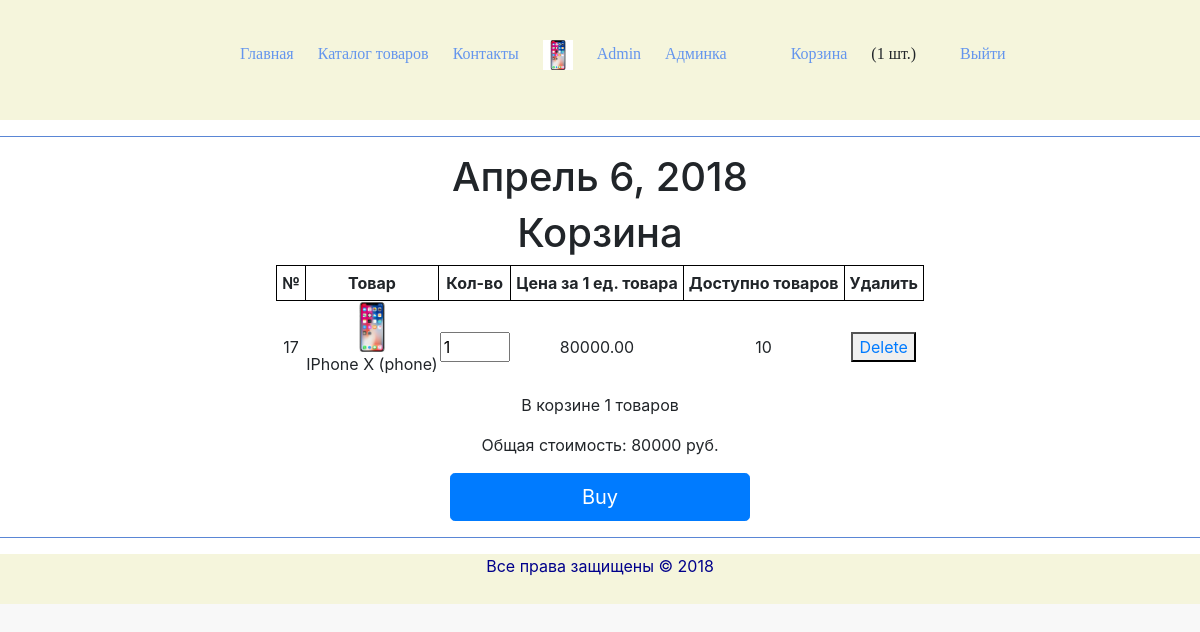
Page /basket/ (signed in) on the earlier database version.
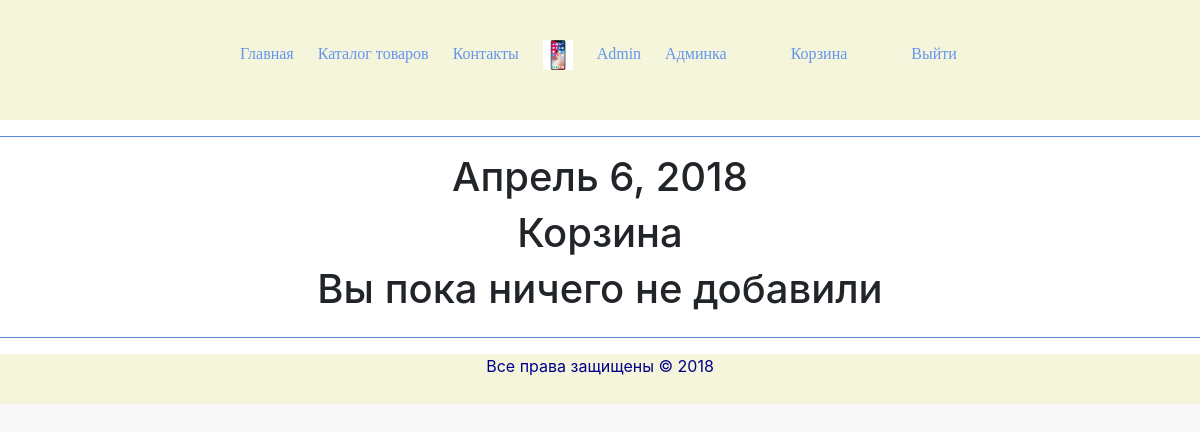
Same page on the later database version.
### basketapp/models.py (models this page shows)
class Basket(models.Model):
    user = models.ForeignKey(settings.AUTH_USER_MODEL, related_name='basket', on_delete=models.CASCADE)
    product = models.ForeignKey(Product, on_delete=models.CASCADE)
    quantity = models.PositiveIntegerField(verbose_name='Количество', default=0)
    add_datetime = models.DateTimeField(verbose_name='Время добавления', auto_now_add=True)
    def _get_product_cost(self):
        return self.product.price * self.quantity
    product_cost = property(_get_product_cost)
    def _get_total_quantity(self):
        _items = self.user.basket.all()
        _total_quantity = sum(list(map(lambda x: x.quantity, _items)))
        return _total_quantity
    total_quantity = property(_get_total_quantity)
    def _get_total_cost(self):
        _items = self.user.basket.all()
        _total_cost = sum(list(map(lambda x: x.product_cost, _items)))
        return _total_cost
    total_cost = property(_get_total_cost)

### authapp/models.py (models this page shows)
class ShopUser(AbstractUser):
    avatar = models.ImageField(upload_to='users_avatars', blank=True)
    age = models.PositiveIntegerField(verbose_name='Возраст')

### mainapp/models.py (models this page shows, shortened)
class Product(models.Model):
    category = models.ForeignKey(ProductCategory,
                                 on_delete=models.CASCADE)
    name = models.CharField(verbose_name='Имя продукта',
                            max_length=128)
    image = models.ImageField(upload_to='products_images', blank=True)
    short_desc = models.CharField(verbose_name='Краткое описание продукта',
                                  max_length=60, blank=True)
    description = models.TextField(verbose_name='Описание продукта', blank=True)
    price = models.DecimalField(
        verbose_name='Цена продукта',
        max_digits=8,
        decimal_places=2,
        default=0
    )
    quantity = models.PositiveIntegerField(
        verbose_name='Количество на складе',
        default=0
    )
    def __str__(self):
        return "{} ({})".format(self.name, self.category.name)

class ProductCategory(models.Model):
    name = models.CharField(
        verbose_name='Название категории',
        max_length=64,
        unique=True
    )
    description = models.TextField(verbose_name='Описание категории',
                                   blank=True)
    active = models.BooleanField(verbose_name='Активна', default=True)

### basketapp/views.py (the view)
@login_required
def main(request):
    if request.user.is_authenticated:
        basket = request.user.basket.all()
    else:
        basket = []
    context = {
        'title': 'Корзина',
        'basket': basket,
    }
    return render(request, 'basketapp/basket.html', context)

### basketapp/templates/basketapp/basket.html (shortened to what this page needs)
{% extends 'mainapp/base.html' %}
{% load staticfiles %}
{% block content %}
    <h1>{% now %Y %}</h1>
    <h1>Корзина</h1>
    {% if basket %}
        <div class="phone-in-cataloge">
            {% include 'basketapp/includes/inc_basket_list.html' %}
        </div>
    {% else %}
        <h1>Вы пока ничего не добавили</h1>
    {% endif %}
{% endblock %}

### mainapp/templates/mainapp/base.html (shortened to what this page needs)
<!DOCTYPE html>
{% load staticfiles %}
<html lang="ru">
<head>
    {% block css %}
        <link rel="stylesheet" href="{% static '/css/style.css' %}">
        <link rel="stylesheet" href="{% static '/css/bootstrap.css' %}">
    {% endblock %}
</head>
<body>
    <div class="header">
        <div class="logo"><a href="{% url 'main' %}"></a></div>
        <div class="menu">
            <ul>
                <li><a href="{% url 'main' %}">Главная</a></li>
                <li>
                    <a href="{% url 'cataloge:index' %}">
                        Каталог товаров
                    </a>
                </li>
                <li><a href="{% url 'contacts' %}">Контакты</a></li>
                {% if user.is_authenticated %}
                    <li>
                        <img src="/media/{{ user.avatar }}" alt="" width="30px">
                    </li>
                    <li>
                        <a href="{% url 'auth:edit' %}">
                            {{ user.first_name|default:'Пользователь' }}
                        </a>
                    </li>
                    {% if user.is_superuser %}
                        <li>
                            <a href="{% url 'admin:users' %}">Админка</a>
                        </li>
                    {% endif %}
                    {% include 'mainapp/includes/inc_basket.html' %}
                {% endif %}
                <li>
                    {% if user.is_authenticated %}
                        <a href="{% url 'auth:logout' %}">Выйти</a>
                    {% else %}
                        <a href="{% url 'auth:login' %}">Войти</a>
                    {% endif %}
                </li>
            </ul>
        </div>
    </div>
    <hr>
    <div class="content">
        {% block content %}
        {% endblock %}
    </div>
    <hr>
    <div class="footer">
        <p>Все права защищены &copy; 2018</p>
    </div>
</body>
</html>

### mainapp/templates/mainapp/includes/inc_basket.html
<ul class="basket">
    <li>
        <a href="{% url 'basket:main' %}" class="basket">Корзина</a>
    </li>
    <li>
        {% if basket %}
            ({{ basket.0.total_quantity }} шт.)
        {% endif %}
    </li>
</ul>

### basketapp/templates/basketapp/includes/inc_basket_list.html (shortened to what this page needs)
<form method="post" action="{% url 'basket:buy' %}">
    {% for product in basket %}
        <div class="basket">
            <table style="margin: 0 auto;text-align: center;">
                <tr>
                    <th>№</th>
                    <th>Товар</th>
                    <th>Кол-во</th>
                    <th>Цена за 1 ед. товара</th>
                    <th>Доступно товаров</th>
                    <th>Удалить</th>
                </tr>
                <tr>
                    <td>{{ product.pk }}</td>
                    <td>
                        <img src="/media/{{ product.product.image|default:'products_images/apple.jpg' }}"
                            alt={{ product.product }} width="50px">
                        <p>{{ product.product }}</p>
                    </td>
                    <td>
                        <input type="number" name="{{ product.pk }}" min="0"
                               max="{{ product.product.quantity }}"
                                value="{{ product.quantity }}" style="width: 70px;">
                    </td>
                    <td>{{ product.product.price }}</td>
                    <td>{{ product.product.quantity }}</td>
                    <td>
                        <button>
                            <a href="{% url 'basket:del' product.pk %}">
                                Delete
                            </a>
                        </button>
                    </td>
                </tr>
            </table>
        </div>
    {% endfor %}
    {% if basket %}
        <div class="basket_summary">
            <p style="text-align: center;">В корзине {{ basket.0.total_quantity }} товаров</p>
            <p style="text-align: center;">Общая стоимость: {{ basket.0.total_cost|floatformat:0 }} руб.</p>
        </div>
        <div class="buy">
            <button class="btn btn-lg btn-primary btn-block"
                    style="margin: 0 auto; width: 300px;" type="submit">
                Buy
            </button>
        </div>
    {% endif %}
</form>

Differences in the rows shown:
removed Basket: user+quantity "1", pk "17", product.image (picture), product "IPhone X (phone)", quantity "1", product.price "80000.00", product.quantity "10", user+product+quantity "80000"
Other differences:
text no longer shown: "( шт.) В корзине товаров Общая стоимость: руб. Buy"
text now shown: "Вы пока ничего не добавили"
